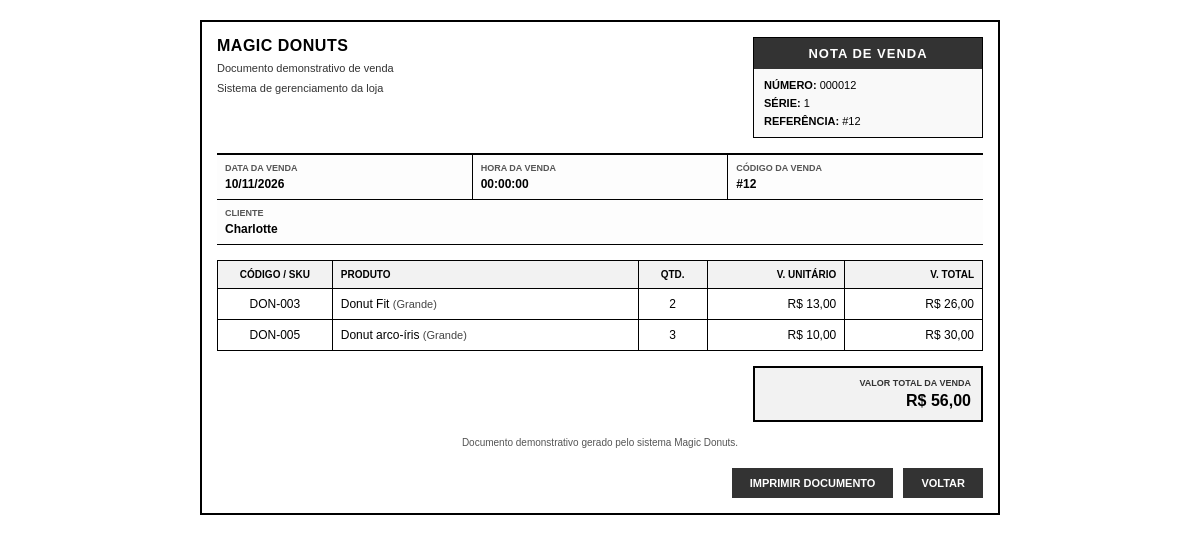
The page /index.php?controller=venda&action=notaFiscal&id=12 (signed in) on the database its author committed.
### tables this page shows
CREATE TABLE `venda` (
  `id` int(11) NOT NULL,
  `usuario_id` int(11) NOT NULL,
  `cliente_id` int(11) DEFAULT NULL,
  `cliente_site_cpf` char(11) DEFAULT NULL,
  `data` datetime NOT NULL,
  `status` enum('aberta','finalizada') NOT NULL DEFAULT 'aberta',
  `valor_total` decimal(10,2) NOT NULL DEFAULT 0.00,
  `nf_emitida` tinyint(1) NOT NULL DEFAULT 0
);

CREATE TABLE `venda_item` (
  `id` int(11) NOT NULL,
  `venda_id` int(11) NOT NULL,
  `variacao_id` int(11) NOT NULL,
  `quantidade` int(11) NOT NULL,
  `preco_unitario` decimal(10,2) NOT NULL
);

CREATE TABLE `variacao` (
  `id` int(11) NOT NULL,
  `produto_id` int(11) NOT NULL,
  `opcao` varchar(30) NOT NULL,
  `sku` varchar(50) NOT NULL,
  `preco` decimal(10,2) NOT NULL
);

CREATE TABLE `produto` (
  `id` int(11) NOT NULL,
  `categoria_id` int(11) NOT NULL,
  `nome` varchar(100) NOT NULL,
  `descricao` text DEFAULT NULL,
  `ativo` tinyint(1) NOT NULL DEFAULT 1
);

### controllers/VendaController.php (called while the page is built, shortened)
<?php
require_once __DIR__ . '/../models/Venda.php';
require_once __DIR__ . '/../config/db.php';
class VendaController
{
    public function notaFiscal(): void
    {
        $id = filter_input(INPUT_GET, 'id', FILTER_VALIDATE_INT);
        $vendaModel = new Venda();
        $venda = $vendaModel->buscarParaNotaFiscal((int) $id);
        $cliente = [
            'nome' => $venda['cliente_nome'] ?? 'Não informado'
        ];
        require __DIR__ . '/../views/nota_fiscal_venda.php';
    }
}

### index.php (called while the page is built, shortened)
<?php
require_once __DIR__ . '/config/db.php';
$controller = $_GET['controller'] ?? 'auth';
$action = $_GET['action'] ?? 'form';
switch ($controller) {
    case 'venda':
        require_once __DIR__ . '/controllers/VendaController.php';
        $c = new VendaController();
        break;
}
$c->$action();

### config/db.php (called while the page is built)
<?php
class Database
{
private static $conn = null;
public static function getConnection()
{
    if (self::$conn === null) {
        try {
self::$conn = new PDO(
"mysql:host=localhost;dbname=magicdonuts;charset=utf8mb4",
"root",
"",
    [
    PDO::ATTR_ERRMODE => PDO::ERRMODE_EXCEPTION,
    PDO::ATTR_DEFAULT_FETCH_MODE => PDO::FETCH_ASSOC
    ]
);
} catch (PDOException $e) {
 die("Erro ao conectar ao banco de dados:" . $e->getMessage());
}
}
return self::$conn;
}
}

### models/Venda.php (called while the page is built, shortened)
<?php
require_once __DIR__ . '/../config/db.php';
class Venda
{
    private PDO $conn;
    public function __construct()
    {
        $this->conn = Database::getConnection();
    }
    public function buscarParaNotaFiscal(int $vendaId): ?array
    {
        $stmt = $this->conn->prepare("
            SELECT
                v.id,
                v.data,
                v.status,
                v.valor_total,
                v.nf_emitida,
                COALESCE(c.nome, cs.nome, 'Não informado') AS cliente_nome
            FROM venda v
            LEFT JOIN cliente c ON c.id = v.cliente_id
            LEFT JOIN cliente_site cs ON cs.cpf = v.cliente_site_cpf
            WHERE v.id = :id
            LIMIT 1
        ");
        $stmt->execute([':id' => $vendaId]);
        $venda = $stmt->fetch(PDO::FETCH_ASSOC);
        $stmtItens = $this->conn->prepare("
            SELECT
                vi.variacao_id,
                vi.quantidade,
                vi.preco_unitario,
                va.sku,
                va.opcao AS variacao_nome,
                p.nome AS produto_nome
            FROM venda_item vi
            INNER JOIN variacao va ON va.id = vi.variacao_id
            INNER JOIN produto p ON p.id = va.produto_id
            WHERE vi.venda_id = :venda_id
            ORDER BY vi.variacao_id
        ");
        $stmtItens->execute([
            ':venda_id' => $vendaId
        ]);
        $venda['itens'] = $stmtItens->fetchAll(PDO::FETCH_ASSOC);
        return $venda;
    }
}

### views/nota_fiscal_venda.php (the view, shortened to what this page needs)
<?php
$esc = static function ($valor): string {
    return htmlspecialchars(
        (string) ($valor ?? ''),
        ENT_QUOTES,
        'UTF-8'
    );
};
$idVenda = (int) ($venda['id'] ?? 0);
$timestampVenda = !empty($venda['data'])
    ? strtotime($venda['data'])
    : false;
$dataVendaFormatada = $timestampVenda
    ? date('d/m/Y', $timestampVenda)
    : 'Não informada';
$horaVendaFormatada = $timestampVenda
    ? date('H:i:s', $timestampVenda)
    : '--:--:--';
$itensVenda = (
    isset($venda['itens']) && is_array($venda['itens'])
) ? $venda['itens'] : [];
$valorTotalVenda = (float) ($venda['valor_total'] ?? 0);
$numeroNota = str_pad((string) $idVenda, 6, '0', STR_PAD_LEFT);
?>
<!doctype html>
<html lang="pt-br">
<head>
    <link
        rel="stylesheet"
        href="/magicdonuts/public/assets/css/nota.css"
    >
</head>
<body>
<div class="nf-container">
    <header class="nf-cabecalho">
        <div class="nf-emitente">
            <h1 class="nf-emitente-nome">MAGIC DONUTS</h1>
            <p class="nf-emitente-documento">
                Documento demonstrativo de venda
            </p>
            <p class="nf-emitente-endereco">
                Sistema de gerenciamento da loja
            </p>
        </div>
        <div class="nf-documento-info">
            <h2 class="nf-documento-titulo">NOTA DE VENDA</h2>
            <div class="nf-documento-dados">
                <p class="nf-dado-linha">
                    <strong>NÚMERO:</strong>
                    <?= $esc($numeroNota) ?>
                </p>
                <p class="nf-dado-linha">
                    <strong>SÉRIE:</strong> 1
                </p>
                <p class="nf-dado-linha">
                    <strong>REFERÊNCIA:</strong>
                    #<?= $idVenda ?>
                </p>
            </div>
        </div>
    </header>
    <section class="nf-emissao">
        <div class="nf-emissao-bloco">
            <span class="nf-emissao-label">DATA DA VENDA</span>
            <span class="nf-emissao-valor">
                <?= $esc($dataVendaFormatada) ?>
            </span>
        </div>
        <div class="nf-emissao-bloco">
            <span class="nf-emissao-label">HORA DA VENDA</span>
            <span class="nf-emissao-valor">
                <?= $esc($horaVendaFormatada) ?>
            </span>
        </div>
        <div class="nf-emissao-bloco">
            <span class="nf-emissao-label">CÓDIGO DA VENDA</span>
            <span class="nf-emissao-valor">#<?= $idVenda ?></span>
        </div>
    </section>
    <?php if (!empty($cliente) && is_array($cliente)): ?>
        <section class="nf-emissao">
            <div class="nf-emissao-bloco nf-destinatario">
                <span class="nf-emissao-label">CLIENTE</span>
                <span class="nf-emissao-valor">
                    <?= $esc($cliente['nome'] ?? 'Não informado') ?>
                </span>
            </div>
        </section>
    <?php endif; ?>
    <main class="nf-conteudo">
        <table class="nf-tabela-produtos">
            <thead>
                <tr>
                    <th class="nf-th-codigo">CÓDIGO / SKU</th>
                    <th class="nf-th-descricao">PRODUTO</th>
                    <th class="nf-th-qtd">QTD.</th>
                    <th class="nf-th-valor-uni">V. UNITÁRIO</th>
                    <th class="nf-th-valor-tot">V. TOTAL</th>
                </tr>
            </thead>
            <tbody>
            <?php if (!empty($itensVenda)): ?>
                <?php foreach ($itensVenda as $item): ?>
                    <?php
                    $quantidade = (int) ($item['quantidade'] ?? 0);
                    $precoUnitario = (float) (
                        $item['preco_unitario'] ?? 0
                    );
                    $subtotal = $quantidade * $precoUnitario;
                    $nomeProduto = $item['produto_nome']
                        ?? $item['nome_produto']
                        ?? $item['nome']
                        ?? 'Produto';
                    $nomeVariacao = $item['variacao_nome'] ?? '';
                    $sku = $item['sku']
                        ?? $item['variacao_id']
                        ?? '-';
                    ?>
                    <tr>
                        <td class="nf-td-codigo">
                            <?= $esc($sku) ?>
                        </td>
                        <td class="nf-td-descricao">
                            <?= $esc($nomeProduto) ?>
                            <?php if ($nomeVariacao !== ''): ?>
                                <span class="nf-detalhe">
                                    (<?= $esc($nomeVariacao) ?>)
                                </span>
                            <?php endif; ?>
                        </td>
                        <td class="nf-td-qtd">
                            <?= $quantidade ?>
                        </td>
                        <td class="nf-td-valor-uni">
                            R$ <?= number_format(
                                $precoUnitario, 2, ',', '.'
                            ) ?>
                        </td>
                        <td class="nf-td-valor-tot">
                            R$ <?= number_format(
                                $subtotal, 2, ',', '.'
                            ) ?>
                        </td>
                    </tr>
                <?php endforeach; ?>
            <?php endif; ?>
            </tbody>
        </table>
    </main>
    <footer class="nf-rodape">
        <div class="nf-total-bloco">
            <span class="nf-total-label">VALOR TOTAL DA VENDA</span>
            <span class="nf-total-valor">
                R$ <?= number_format(
                    $valorTotalVenda, 2, ',', '.'
                ) ?>
            </span>
        </div>
    </footer>
    <p class="nf-aviso">
        Documento demonstrativo gerado pelo sistema Magic Donuts.
    </p>
    <div class="nf-botoes no-print">
        <button
            type="button"
            class="nf-btn-imprimir"
            onclick="window.print()"
        >
            Imprimir documento
        </button>
        <button
    type="button"
    class="nf-btn-voltar"
    onclick="window.location.href='index.php?controller=venda&action=index'"
>
    Voltar
</button>
    </div>
</div>
</body>
</html>

### public/assets/css/nota.css (style rules this page uses)
* { box-sizing: border-box; }
body { margin: 0; padding: 20px; background-color: #ffffff; color: #000000; font-family: Arial, sans-serif; font-size: 12px; }
.nf-container { width: 100%; max-width: 800px; margin: 0 auto; padding: 15px; border: 2px solid #000000; background-color: #ffffff; }
.nf-cabecalho { display: flex; justify-content: space-between; gap: 15px; border-bottom: 2px solid #000000; padding-bottom: 15px; }
.nf-emitente { flex: 1; min-width: 0; padding-right: 15px; }
.nf-emitente-nome { margin: 0 0 5px; font-size: 16px; font-weight: bold; letter-spacing: 0.5px; }
.nf-emitente-documento, .nf-emitente-endereco { margin: 3px 0; color: #333333; font-size: 11px; line-height: 1.5; }
.nf-documento-info { flex: 0 0 230px; border: 1px solid #000000; text-align: center; background-color: #f9f9f9; }
.nf-documento-titulo { margin: 0; padding: 8px 4px; background-color: #333333; color: #ffffff; font-size: 13px; letter-spacing: 1px; }
.nf-documento-dados { padding: 10px; text-align: left; }
.nf-dado-linha { margin: 0 0 6px; font-size: 11px; }
.nf-dado-linha:last-child { margin-bottom: 0; }
.nf-emissao { display: flex; border-bottom: 1px solid #000000; background-color: #fdfdfd; }
.nf-emissao-bloco { flex: 1; min-width: 0; padding: 8px; border-right: 1px solid #000000; overflow-wrap: anywhere; }
.nf-emissao-bloco:last-child { border-right: none; }
.nf-emissao-label { display: block; margin-bottom: 4px; color: #555555; font-size: 9px; font-weight: bold; }
.nf-emissao-valor { font-size: 12px; font-weight: bold; }
.nf-destinatario { flex: 1 1 100%; }
.nf-conteudo { margin-top: 15px; }
.nf-tabela-produtos { width: 100%; border-collapse: collapse; table-layout: fixed; }
.nf-tabela-produtos th, .nf-tabela-produtos td { padding: 8px; border: 1px solid #000000; text-align: left; overflow-wrap: anywhere; }
.nf-tabela-produtos th { background-color: #f2f2f2; font-size: 10px; font-weight: bold; }
.nf-th-codigo, .nf-td-codigo { width: 15%; text-align: center !important; }
.nf-th-descricao, .nf-td-descricao { width: 40%; }
.nf-th-qtd, .nf-td-qtd { width: 9%; text-align: center !important; }
.nf-th-valor-uni, .nf-td-valor-uni { width: 18%; text-align: right !important; }
.nf-th-valor-tot, .nf-td-valor-tot { width: 18%; text-align: right !important; }
.nf-detalhe { color: #444444; font-size: 11px; }
.nf-rodape { display: flex; justify-content: flex-end; margin-top: 15px; }
.nf-total-bloco { width: 230px; max-width: 100%; padding: 10px; border: 2px solid #000000; background-color: #f2f2f2; text-align: right; }
.nf-total-label { display: block; margin-bottom: 4px; color: #333333; font-size: 9px; font-weight: bold; }
.nf-total-valor { font-size: 16px; font-weight: bold; }
.nf-aviso { margin: 15px 0 0; color: #555555; font-size: 10px; text-align: center; }
.nf-botoes { display: flex; justify-content: flex-end; flex-wrap: wrap; gap: 10px; margin-top: 20px; }
.nf-btn-imprimir, .nf-btn-voltar { padding: 9px 18px; border: none; background-color: #333333; color: #ffffff; font-size: 11px; font-weight: bold; text-transform: uppercase; cursor: pointer; }

### rows shown on the page
venda: id "000012", id "12", data "10/11/2026", data "00:00:00", valor_total "56,00"
venda_item: variacao.sku "DON-003", produto.nome "Donut Fit", variacao.opcao "Grande", quantidade "2", preco_unitario "13,00", subtotal "26,00"
venda_item: variacao.sku "DON-005", produto.nome "Donut arco-íris", variacao.opcao "Grande", quantidade "3", preco_unitario "10,00", subtotal "30,00"

### other values the page prints
$esc($cliente['nome'] ?? 'Não informado') "Charlotte"
